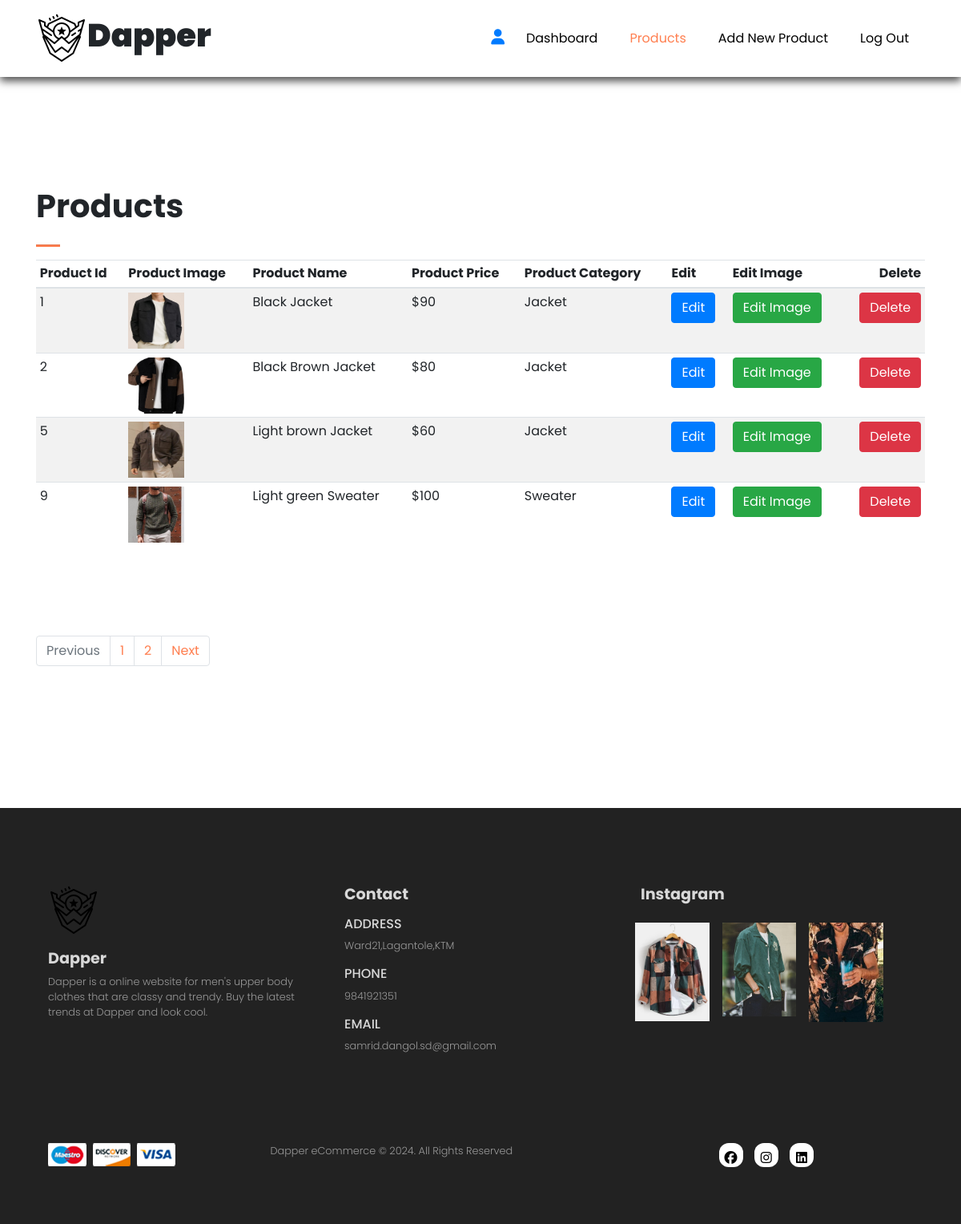
Screenshot of /admin/products.php (signed in) with the database file from the repository.
### tables this page shows
CREATE TABLE `products` (
  `product_id` int(100) NOT NULL,
  `product_name` varchar(100) NOT NULL,
  `product_price` int(100) NOT NULL,
  `product_description` varchar(255) NOT NULL,
  `product_image` varchar(100) NOT NULL,
  `product_category` varchar(100) NOT NULL
);

### admin/products.php (the view, shortened to what this page needs)
<?php
include('../server/connection.php');
?>
<?php
  if(isset($_GET['page_no']) && $_GET['page_no'] != "") {
    $page_no = $_GET['page_no'];
  }else{
    $page_no = 1;
  }
  $stmt1 = $conn->prepare("SELECT COUNT(*) As total_records FROM products");
  $stmt1->execute();
  $stmt1->bind_result($total_records);
  $total_records_per_page = 4;
  $offset = ($page_no-1) * $total_records_per_page;
  $total_number_of_pages = ceil($total_records/$total_records_per_page);
  $stmt2 = $conn->prepare("SELECT * FROM products LIMIT $offset,$total_records_per_page");
  $stmt2->execute();
  $products = $stmt2->get_result();
?>
<!DOCTYPE html>
<html lang="en">
<head>
    <link rel="stylesheet" href="https://cdn.jsdelivr.net/npm/bootstrap@4.1.3/dist/css/bootstrap.min.css">
    <link rel="stylesheet" href="../style.css">
    <link rel="stylesheet" href="https://cdnjs.cloudflare.com/ajax/libs/font-awesome/6.5.1/css/all.min.css" />
</head>
<body>
    <nav class="navbar navbar-expand-lg navbar-light bg-white py-3 fixed-top">
        <div class="container">
          <img src="../img/logo.png">
          <h1><b>Dapper</b></h1>
          <div class="collapse navbar-collapse" id="navbarSupportedContent">
            <ul class="navbar-nav ml-auto">
              <li class="nav-item">
                <a href="account.php"><i class="fa-solid fa-user"></i></a>
              </li>
              <li class="nav-item">
                <a class="nav-link" href="index.php">Dashboard</a>
              </li>
              <li class="nav-item">
                <a class="nav-link active" href="products.php">Products</a>
              </li>
              <li class="nav-item">
                <a class="nav-link" href="add_new_product.php">Add New Product</a>
              </li>
              <li class="nav-item">
                <a class="nav-link" href="logout.php?logout=1">Log Out</a>
              </li>
          </div>
        </div>
      </nav>
      <section id="orders" class="container">
        <h1>Products</h1>
        <hr>
        <div class="table-responsive">
            <table class="table table-striped table-sm">
                <thead>
                    <tr>
                        <th scope="col">Product Id</th>
                        <th scope="col">Product Image</th>
                        <th scope="col">Product Name</th>
                        <th scope="col">Product Price</th>
                        <th scope="col">Product Category</th>
                        <th scope="col">Edit</th>
                        <th scope="col">Edit Image</th>
                        <th scope="col">Delete</th>
                    </tr>
                </thead>
                <tbody>
                <?php foreach($products as $product) {?>
                    <tr>
                        <td><?php echo $product['product_id'];?></td>
                        <td><img src="<?php echo "../img/clothes/".$product['product_image'];?>" style="width:70px; height:70px;"/></td>
                        <td><?php echo $product['product_name'];?></td>
                        <td>$<?php echo $product['product_price'];?></td>
                        <td><?php echo $product['product_category'];?></td>
                        <td><a class="btn btn-primary" href="edit_product.php?product_id=<?php echo $product['product_id'];?>">Edit</a></td>
                        <td><a class="btn btn-success" href="<?php echo "edit_image.php?product_id=".$product['product_id']."&product_name=".$product['product_name'];?>">Edit Image </a></td>
                        <td><a class="btn btn-danger" href="delete_product.php?product_id=<?php echo $product['product_id'];?>">Delete</a></td>
                    </tr>
                <?php } ?>
                </tbody>
            </table>
        </div>
        <nav aria-label="Page navigation example" class="mt-5">
            <ul class="pagination mt-5">
              <li class="page-item <?php if($page_no<=1){echo 'disabled';}?>">
                <a class="page-link" href="<?php if($page_no <=1){echo '#';}else{echo "?page_no=".($page_no-1);} ?>">Previous</a>
              </li>
              <li class="page-item"><a class="page-link" href="?page_no=1">1</a></li>
              <li class="page-item"><a class="page-link" href="?page_no=2">2</a></li>
              <li class="page-item <?php if($page_no>= $total_number_of_pages){echo 'disabled';} ?>">
                <a class="page-link" href="<?php if($page_no >= $total_number_of_pages) {echo '#';}else{ echo "?page_no=".($page_no+1);}?>">Next</a></li>
            </ul>
          </nav>
      </section>
      <footer class="mt-5 py-5">
        <div class="row container mx-auto py-5">
          <div class="footer-one col-lg-4 col-md-6 col-12">
            <img src="../img/logo.png">  <h4 class="pt-3">Dapper</h4>
            <p>Dapper is a online website for men's upper body clothes that are classy and trendy. Buy the latest trends at Dapper and look cool.</p>
          </div>
          <div class="footer-one col-lg-4 col-md-6 col-12">
            <h4 class="pb-2">Contact</h4>
            <div>
              <h6 class="text-uppercase">Address</h6>
              <p>Ward21,Lagantole,KTM</p>
            </div>
            <div>
              <h6 class="text-uppercase">Phone</h6>
              <p>9841921351</p>
            </div>
            <div>
              <h6 class="text-uppercase">Email</h6>
              <p>samrid.dangol.sd@gmail.com</p>
            </div>
          </div>
          <div class="footer-one col-lg-4 col-md-6 col-12">
            <h4 class="pb-2">Instagram</h4>
            <div class="row">
              <img class="img-fluid w-25 h-100 m-2" src="../img/clothes/9.jpg">
              <img class="img-fluid w-25 h-100 m-2" src="../img/clothes/15.jpg">
              <img class="img-fluid w-25 h-100 m-2" src="../img/clothes/17.jpg">
            </div>
          </div>
        </div>
        <div class="copyright mt-5">
          <div class="row container mx-auto">
            <div class="col-lg-3 col-md-6 col-12 mb-4">
              <img src="img/payment.png">
            </div>
            <div class="col-lg-6 col-md-6 col-12 text-nowrap mb-2">
              <p>Dapper eCommerce © 2024. All Rights Reserved</p>
            </div>
            <div class="col-lg-2 col-md-6 col-12">
              <a href="#"><i class="fa-brands fa-facebook"></i></a>
              <a href="#"><i class="fa-brands fa-instagram"></i></a>
              <a href="#"><i class="fa-brands fa-linkedin"></i></a>
            </div>
          </div>
        </div>
      </footer>
</body>
</html>

### style.css (style rules this page uses)
* { margin: 0; padding: 0; box-sizing: border-box; }
body { font-family: 'Poppins', sans-serif; }
h1 { font-size: 2.5rem; font-weight: 700; }
h4 { font-size: 1.6rem; font-weight: 600; }
h6 { font-size: 1.2rem; font-weight: 400; color: black; }
p { font-size: 1.2rem; font-weight: 300; }
hr { width: 30px; height: 2px; background-color: coral; }
.navbar { font-size: 16px; top: 0; left: 0; box-shadow: 0 5px 10px rgba(0, 0, 0, 0.7); }
.navbar-light .navbar-nav .nav-link { padding: 0 20px; color: black; transition: 0.3s ease; }
.navbar-light .navbar-nav .nav-link:hover, .navbar i:hover, .navbar-light .navbar-nav .nav-link.active, .navbar i.active { color: coral }
.navbar i { font-size: 1.2rem; padding: 0 7px; cursor: pointer; transition: 0.3s; }
footer { background-color: #222222; }
footer h4 { color: #D8D8D8; font-weight: 700; font-size: 1.2rem; }
footer p { color: #999; font-size: 0.8rem; }
footer h6 { color: #D8D8D8; font-weight: 500; font-size: 1rem; }
footer .copyright a { color: #000; width: 30px; height: 30px; background-color: #fff; display:inline-block; text-align: center; line-height: 38px; border-radius: 40%; transition: 0.3s ease; margin: 0 5px; }
td:last-child { text-align: right; }
th:last-child { text-align: right; }

### admin/products.php (style rules this page uses)
.pagination a { color: coral; }
#orders { width: 100%; height: 120vh; display: flex; flex-direction: column; justify-content: center; padding-top: 120px; }

### rows the page displays
products: product_id "1", product_image (picture), product_name "Black Jacket", product_price "90", product_category "Jacket"
products: product_id "2", product_image (picture), product_name "Black Brown Jacket", product_price "80", product_category "Jacket"
products: product_id "5", product_image (picture), product_name "Light brown Jacket", product_price "60", product_category "Jacket"
products: product_id "9", product_image (picture), product_name "Light green Sweater", product_price "100", product_category "Sweater"
